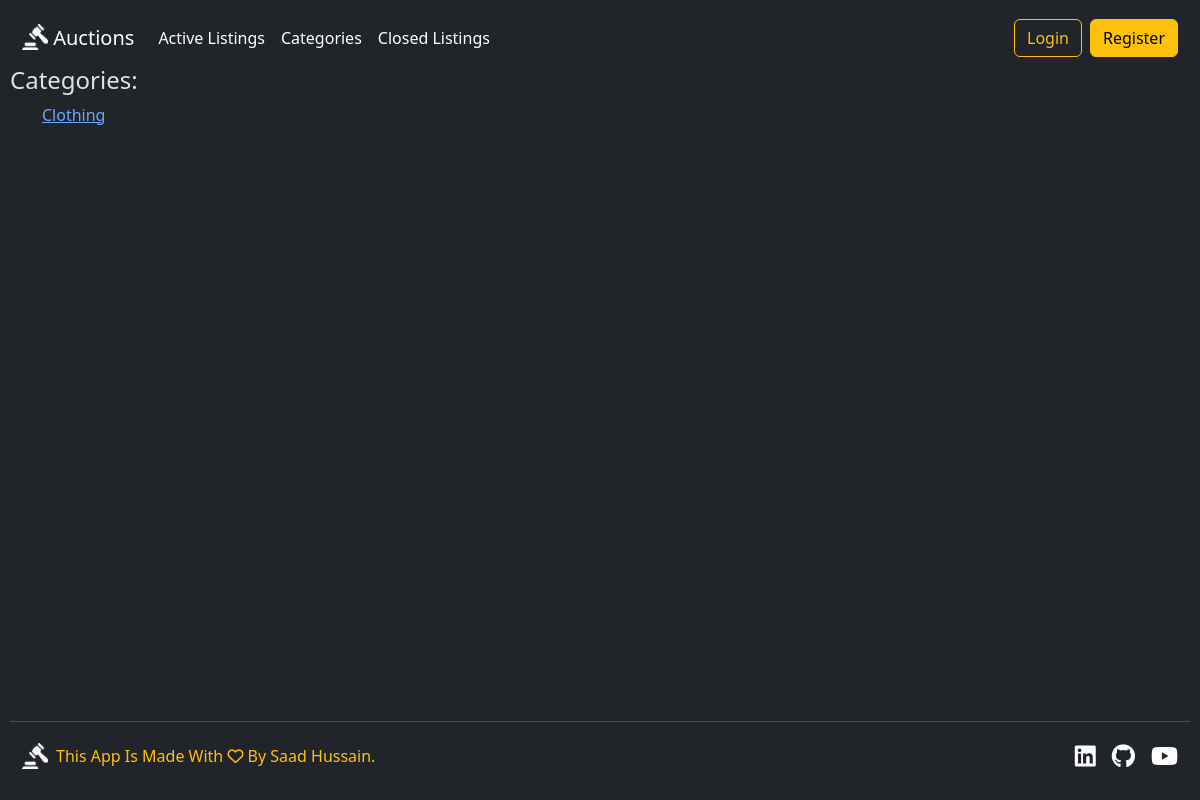
Page /category on the earlier database version.
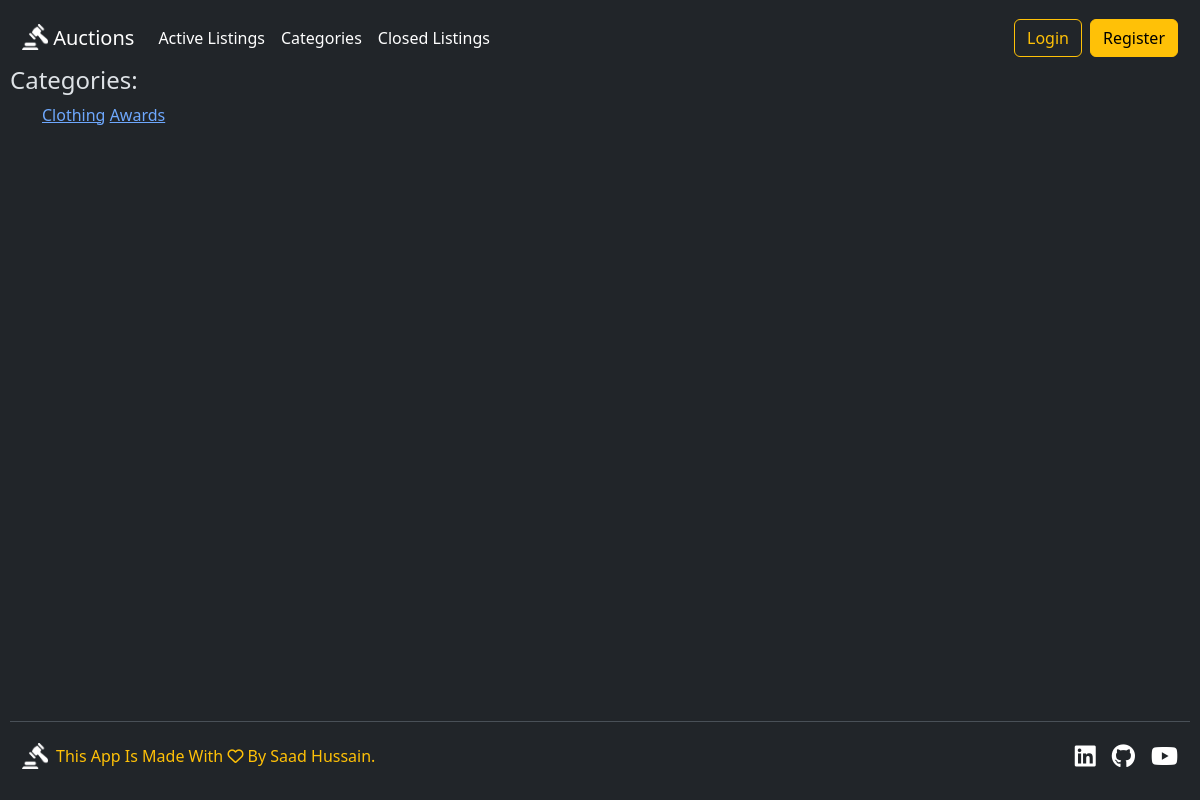
Same page on the later database version.
### auctions/models.py (models this page shows, shortened)
class ListingInformation(models.Model):
    title = models.CharField(max_length=64)
    description = models.TextField(max_length=200)
    bidCurrentPrice = models.FloatField()
    image = models.ImageField(blank=True, upload_to="auctions/images/")
    category = models.CharField(max_length=64, blank=True, null=True)
    lister = models.ForeignKey(User, on_delete=models.CASCADE , related_name="listings")
    time = models.DateTimeField(auto_now_add=True)
    isListingOpen = models.BooleanField(default=True)
    winner =  models.ForeignKey(User, on_delete=models.CASCADE, blank=True, null=True)

### auctions/views.py (the view)
# urls.py: path("category" , views.category, name="category"),
def category(request, categoryName = None):
    if not categoryName:
        categories = []
        allListingsWithCategory = ListingInformation.objects.exclude(category__isnull=True).exclude(category__exact='').filter(isListingOpen = True)
        for listing in allListingsWithCategory:
            categories.append(listing.category)
        return render(request, 'auctions/category.html', {
            "categories": categories
        })
    else:
        categoryListings = ListingInformation.objects.filter(category = categoryName)
        return render(request, 'auctions/index.html', {
            "message": f"Category Listing: {categoryName}",
            "listings": categoryListings
        })

### auctions/templates/auctions/category.html
{% extends "auctions/layout.html" %}
{% block body %}
    <h4>Categories:</h4>
    <ul>
        {% for category in categories %}
                <a href="{% url 'auctions:categoryListings' category %}">{{ category }}</a>
        {% empty %}
            <h6>No Categories Listed</h6>
        {% endfor %}
    </ul>
{% endblock %}

Differences in the rows shown:
added ListingInformation: categories "Awards"
